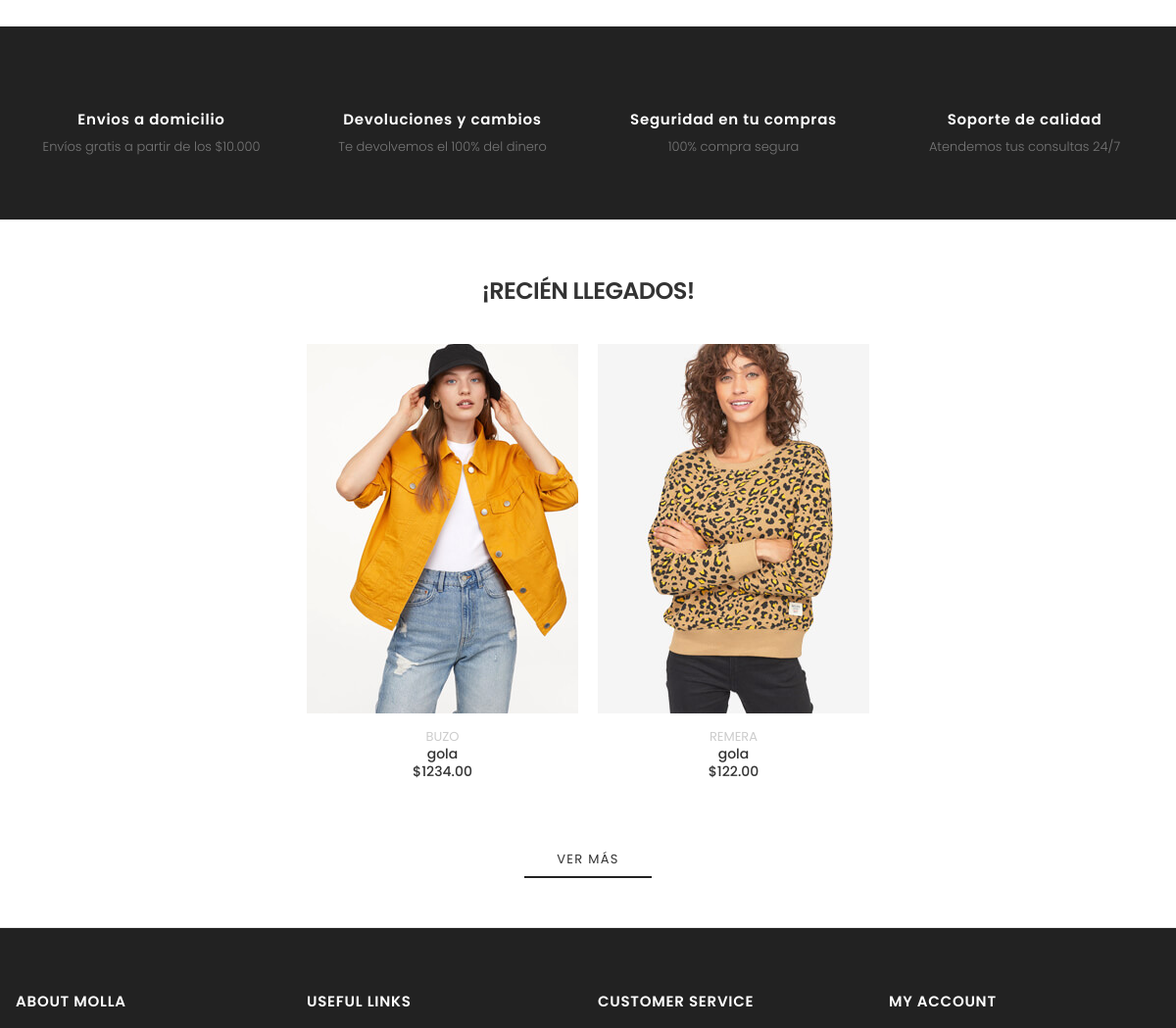
The app's page / (signed in, middle part), older data.
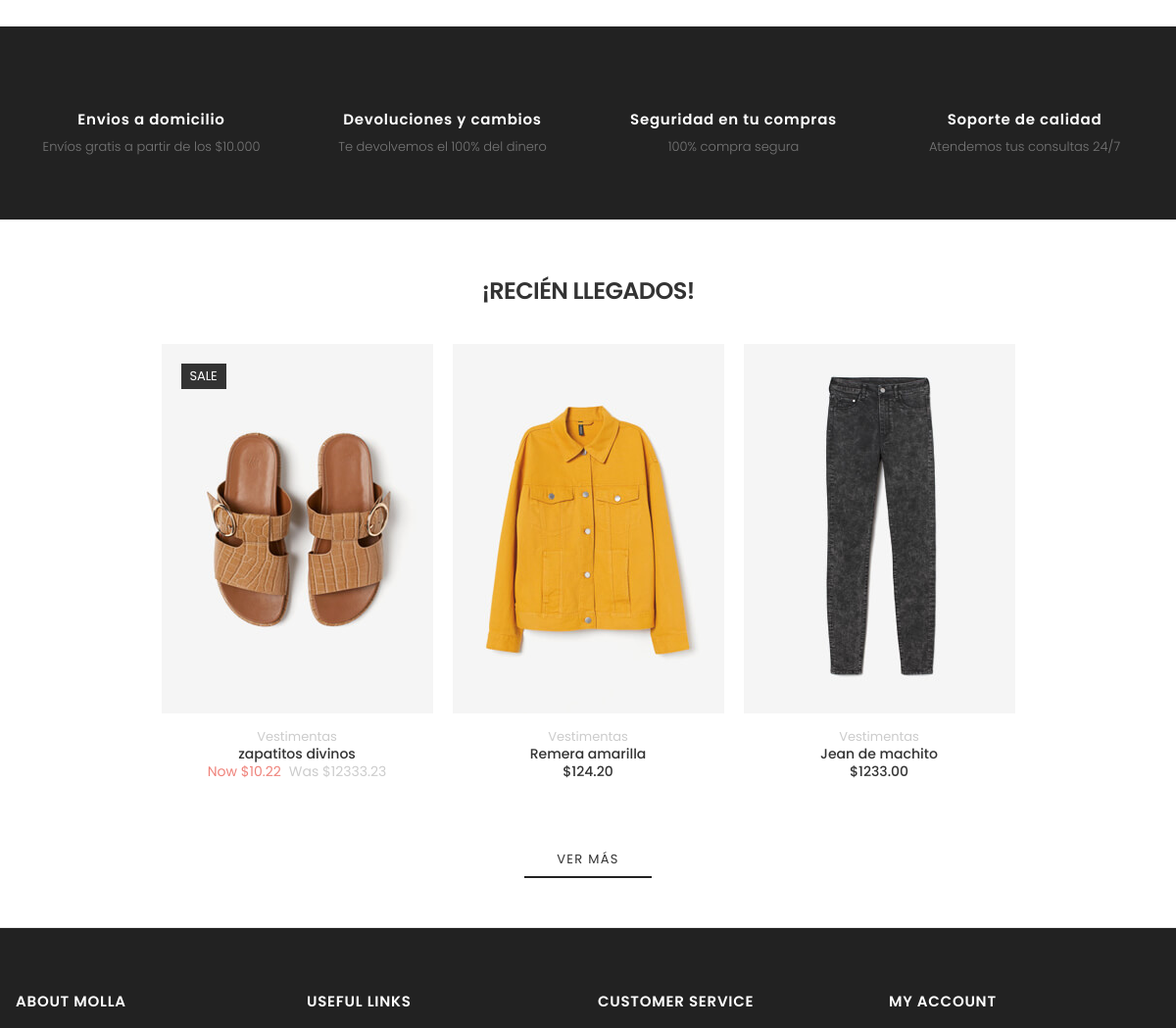
The same page, newer data.
### Tiendaweb/models.py (models this page shows, shortened)
class Imagene(models.Model):
	producto = models.ForeignKey(Producto, null=False, on_delete=models.CASCADE)
	Img1 = models.ImageField('Imagen Principal:', upload_to='img_productos/', default='')
	Recorte1 = ImageRatioField('Img1', '277x377')
	Img2 = models.ImageField('Imagen 2:', upload_to='img_productos/', default='')
	Recorte2 = ImageRatioField('Img2', '277x377')

class Producto(models.Model):
	Codigo = models.CharField(max_length=10, validators=[MinLengthValidator(10, 'Codigo inválido')], primary_key=True)
	Nombre = models.CharField(max_length=20)
	Marca = models.ForeignKey('Marca',on_delete=models.RESTRICT)
	Ano = models.DecimalField('Año', max_digits=4, decimal_places=0)
	Categoria = models.ForeignKey('Categoria',on_delete=models.RESTRICT)
	Color = models.ForeignKey('Colore',on_delete=models.RESTRICT)
	Temporada = models.CharField(max_length=1, choices=Temporada)
	Sexo = models.CharField(max_length=1, choices=Sexo)
	fecha_alta = models.DateField('Fecha de Alta:', auto_now_add=True)
	Precio = models.DecimalField('Precio:', max_digits=9, decimal_places=2, validators=[MinValueValidator(0.01)])
	Precio_desc = models.DecimalField('Precio Descuento:', max_digits=9, decimal_places=2, default=0)
	Vendidos = models.DecimalField(default= 0, max_digits=4, decimal_places=0)
	S = models.IntegerField()
	M = models.IntegerField()
	L = models.IntegerField()
	XL = models.IntegerField()
	XXL = models.IntegerField()

class Categoria(models.Model):
	Nombre = models.CharField(max_length=30, primary_key=True)
	def __str__(self):
		return self.Nombre

### Tiendaweb/views.py (the view)
# urls.py: 2. Add a URL to urlpatterns:  path('', views.home, name='home')
def home(request):
    newitems = Producto.objects.order_by('fecha_alta')[:10]
    sellitems = Imagene.objects.all().select_related('producto').order_by('-producto__Vendidos')[:10]
    sellitemsm = Imagene.objects.filter(producto__Sexo='M').select_related('producto').order_by('-producto__Vendidos')[:5]
    sellitemsw = Imagene.objects.filter(producto__Sexo='F').select_related('producto').order_by('-producto__Vendidos')[:5]
    sellitemsh = Imagene.objects.all().select_related('producto').order_by('-producto__fecha_alta')[:10]
    return render(request, 'home.html', {'sellitemsh':sellitemsh,'sellitemsm':sellitemsm, 'sellitemsw':sellitemsw,'sellitems':sellitems,
        'items':newitems, 'ListaCategoria':obtener_categoria(), 'context':obtener_carrito(request),
        'contextfav':obtener_favoritos(request)})

### Tiendaweb/views.py (called while the page is built)
def obtener_categoria():  # Buscamos los productos (primeros 5), esto es solo para la pestaña productos
    catlist = Categoria.objects.all()[:8]
    return catlist

@login_required()
def obtener_carrito(request):  #Devuelve el carrito y sus items del usuario
    carrito, created = Carrito.objects.get_or_create(usuario=request.user)
    items = ItemCarrito.objects.filter(carrito=carrito)
    context = {'carrito':carrito,
    'items': items}
    return context

@login_required()
def obtener_favoritos(request): #Devuelve los favoritos marcados por el usuario
    fav = Favorito.objects.filter(usuario=request.user)
    cantidad = Favorito.objects.filter(usuario=request.user).count()
    contextfav = {'fav':fav,
    'cantidad': cantidad}
    return contextfav

### Tiendaweb/templates/home.html (shortened to what this page needs)
{% load static %}
{% load cropping %}
<!DOCTYPE html>
<html lang="en">
<head>
    <link rel="stylesheet" href="{% static 'media/vendor/line-awesome/line-awesome/line-awesome/css/line-awesome.min.css' %}">
    <link rel="stylesheet" href="{% static 'media/css/bootstrap.min.css' %}">
    <link rel="stylesheet" href="{% static 'media/css/plugins/owl-carousel/owl.carousel.css' %}">
    <link rel="stylesheet" href="{% static 'media/css/plugins/magnific-popup/magnific-popup.css' %}">
    <link rel="stylesheet" href="{% static 'media/css/plugins/jquery.countdown.css' %}">
    <link rel="stylesheet" href="{% static 'media/css/style.css' %}">
    <link rel="stylesheet" href="{% static 'media/css/skins/skin-demo-6.css' %}">
    <link rel="stylesheet" href="{% static 'media/css/demos/demo-6.css' %}">
</head>
<body>
    <div class="page-wrapper">
        <main class="main">
            <div class="pt-4 pb-3" style="background-color: #222;">
                <div class="container">
                    <div class="row justify-content-center">
                        <div class="col-lg-3 col-sm-6">
                            <div class="icon-box text-center">
                                <span class="icon-box-icon">
                                    <i class="icon-truck"></i>
                                </span>
                                <div class="icon-box-content">
                                    <h3 class="icon-box-title">Envios a domicilio</h3>
                                    <p>Envíos gratis a partir de los $10.000</p>
                                </div>
                            </div>
                        </div>
                        <div class="col-lg-3 col-sm-6">
                            <div class="icon-box text-center">
                                <span class="icon-box-icon">
                                    <i class="icon-rotate-left"></i>
                                </span>
                                <div class="icon-box-content">
                                    <h3 class="icon-box-title">Devoluciones y cambios</h3>
                                    <p>Te devolvemos el 100% del dinero</p>
                                </div>
                            </div>
                        </div>
                        <div class="col-lg-3 col-sm-6">
                            <div class="icon-box text-center">
                                <span class="icon-box-icon">
                                    <i class="icon-unlock"></i>
                                </span>
                                <div class="icon-box-content">
                                    <h3 class="icon-box-title">Seguridad en tu compras</h3>
                                    <p>100% compra segura</p>
                                </div>
                            </div>
                        </div>
                        <div class="col-lg-3 col-sm-6">
                            <div class="icon-box text-center">
                                <span class="icon-box-icon">
                                    <i class="icon-headphones"></i>
                                </span>
                                <div class="icon-box-content">
                                    <h3 class="icon-box-title">Soporte de calidad</h3>
                                    <p>Atendemos tus consultas 24/7</p>
                                </div>
                            </div>
                        </div>
                    </div>
                </div>
            </div>
			{% if sellitemsh %}
				<div class="container">
					<h2 class="title text-center mb-4">¡Recién llegados!</h2>
						<div class="products">
							<div class="row justify-content-center">
								{% for item in sellitemsh %}
									<div class="col-6 col-md-4 col-lg-3">
										<div class="product product-7 text-center">
											<figure class="product-media">
												{% if item.producto.Precio_desc != 0.00 %}
													<span class="product-label label-sale">Sale</span>
												{% endif %}
												<a href="product.html">
													<img src="{{item.Img1.url}}" alt="Product image" class="product-image">
												</a>
											</figure>
											<div class="product-body">
												<div class="product-cat">
													<a href="#">{{item.producto.Categoria}}</a>
												</div>
												<h3 class="product-title"><a href="product.html">{{item.producto.Nombre}}</a></h3>
												{% if item.producto.Precio_desc != 0.00 %}
													<div class="product-price">
														<span class="new-price">Now ${{item.producto.Precio_desc}}</span>
														<span class="old-price">Was ${{item.producto.Precio}}</span>
													</div>
												{% else %}
													<div class="product-price">
														${{item.producto.Precio}}
													</div>
												{% endif %}
											</div>
										</div>
									</div>
								{% endfor %}
							</div>
						</div>
					<div class="more-container text-center mt-2">
						<a href="#" class="btn btn-outline-dark-2 btn-more"><span>Ver más</span></a>
					</div>
				</div>
			{% endif %}
        </main>
        <footer class="footer">
            <div class="footer-middle">
                <div class="container">
                    <div class="row">
                        <div class="col-sm-6 col-lg-3">
                            <div class="widget widget-about">
                                <h4 class="widget-title">about molla</h4>
                            </div>
                        </div>
                        <div class="col-sm-6 col-lg-3">
                            <div class="widget">
                                <h4 class="widget-title">Useful Links</h4>
                            </div>
                        </div>
                        <div class="col-sm-6 col-lg-3">
                            <div class="widget">
                                <h4 class="widget-title">Customer Service</h4>
                            </div>
                        </div>
                        <div class="col-sm-6 col-lg-3">
                            <div class="widget">
                                <h4 class="widget-title">My Account</h4>
                            </div>
                        </div>
                    </div>
                </div>
            </div>
        </footer>
    </div>
</body>
</html>

### Tiendaweb/static/assets/css/skins/skin-demo-6.css (style rules this page uses)
.btn-outline-dark-2 { color:#333;background-color:transparent;background-image:none;border-color:#ebebeb;box-shadow:none }
.icon-box-icon { color:#c96 }
.product-price { color:#c96 }

### Tiendaweb/static/assets/css/demos/demo-6.css (style rules this page uses)
.title { font-weight:600;font-size:2.6rem;letter-spacing:-.025em;text-transform:uppercase }
.product.product-7 { margin-bottom:2rem;background-color:#fff }
.product.product-7 .product-body { padding-bottom:1rem }
.product.product-7 .product-cat { font-weight:400;letter-spacing:0;color:#ccc;margin-bottom:.2rem }
.product.product-7 .product-title { font-size:1.4rem;letter-spacing:0;font-weight:500;margin-bottom:0 }
.product.product-7 .product-price { font-size:1.4rem;letter-spacing:0;margin-bottom:1.2rem;font-weight:500;color:#333 }
.product.product-7 .new-price { font-weight:400 }
.product.product-7 .label-sale { text-transform:uppercase;background-color:#333 }
.product.product-7 .old-price { font-weight:400;text-decoration:none }
.more-container { margin-bottom:5rem }
.btn-more { min-width:130px;font-size:1.3rem;letter-spacing:.1em;background-color:transparent;border:none;border-bottom:.2rem solid #222 }
.icon-box { margin-bottom:3.5rem }
.icon-box-icon { color:#c96;font-size:3.4rem;margin-bottom:1.2rem }
.icon-box-title { font-size:1.5rem;font-weight:600;letter-spacing:.05em;color:#fff }
.icon-box-content p:last-child { font-size:1.3rem }
.footer { background-color:#222;font-size:1.3rem;font-weight:400;letter-spacing:0 }
.footer .widget { margin-bottom:2rem }
.footer .widget-title { text-transform:uppercase;font-size:1.5rem;letter-spacing:.05em;color:#fff;margin-bottom:2.1rem }
@media screen and (min-width: 768px) { .title { font-size:2.4rem } }

Row changes from the older to the newer data that the page shows:
removed Imagene: Img1 (picture), producto.Categoria "BUZO", producto.Nombre "gola", producto.Precio "1234.00"
removed Imagene: Img1 (picture), producto.Categoria "REMERA", producto.Nombre "gola", producto.Precio "122.00"
added Imagene: shows "SALE", Img1 (picture), producto.Categoria "Vestimentas", producto.Nombre "zapatitos divinos", producto.Precio_desc "10.22", producto.Precio "12333.23"
added Imagene: Img1 (picture), producto.Categoria "Vestimentas", producto.Nombre "Remera amarilla", producto.Precio "124.20"
added Imagene: Img1 (picture), producto.Categoria "Vestimentas", producto.Nombre "Jean de machito", producto.Precio "1233.00"
